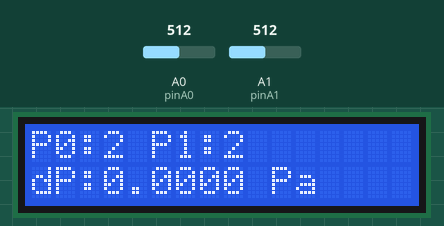
Simulated run of this sketch. Board: Arduino Uno, built with avr-gcc and run on an emulated ATmega328P. Shown: 16×2 character LCD. The test bench sets the inputs (shaded band); at power-on: A0 (pinA0) = 512, A1 (pinA1) = 512. What the sketch prints to the serial monitor is not drawn.

Above: at 1.2 s.
1.3 s: A0 (pinA0) set to 306
At 2.1 s:
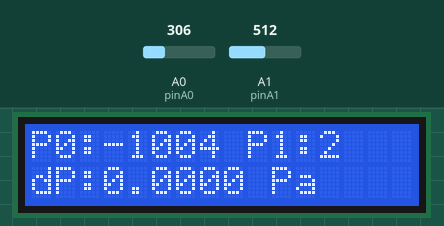
3.0 s: A1 (pinA1) set to 494
At 3.8 s:
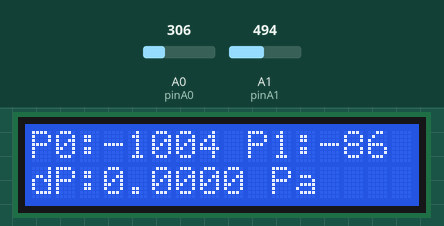
6.0 s: A1 (pinA1) set to 325
At 7.3 s:
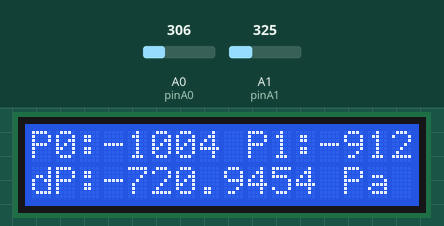
7.6 s: A1 (pinA1) set to 297
At 8.7 s:
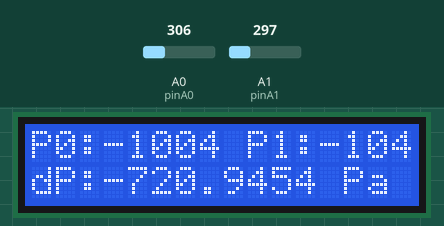
10.6 s: A0 (pinA0) set to 122
At 12.0 s:
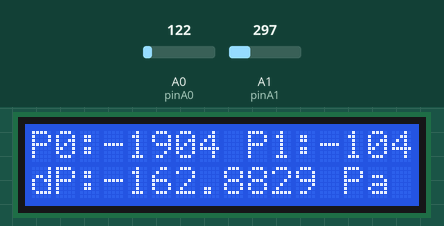
13.6 s: A1 (pinA1) set to 510
At 15.4 s:
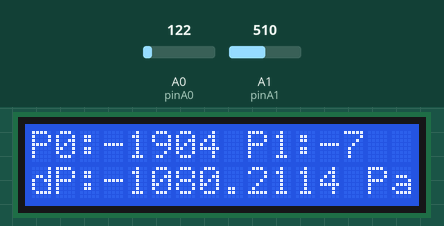
Timing chart, 0 to 16.9 s (numbered marks = the images above; inputs shaded):
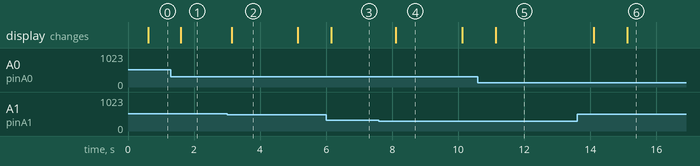

The sketch:

LCD_pressure_sensor_MPXV7002.ino
```cpp
#include <Wire.h>
#include <LiquidCrystal_I2C.h>

const int pinA0 = A0;
const int pinA1 = A1;
LiquidCrystal_I2C lcd(0x27, 16, 2);

const float Vs = 4.977;  // sensor supply voltage

// timing & accumulation
static unsigned long last500ms = 0;
static unsigned long last5s    = 0;
static float        diffSum    = 0.0;
static int          diffCount  = 0;
static float        avgDiff    = 0.0;

void setup() {
  Serial.begin(9600);
  lcd.init();
  lcd.backlight();

  unsigned long now = millis();
  last500ms = now;
  last5s    = now;
}

void loop() {
  unsigned long now = millis();

  // 1) read sensors
  float Vo0  = analogRead(pinA0) * (Vs / 1023.0);
  float P0   = (((Vo0 / Vs) - 0.5) / 0.2)*1000;
  float Vo1  = analogRead(pinA1) * (Vs / 1023.0);
  float P1   = (((Vo1 / Vs) - 0.5) / 0.2)*1000;
  float diff = P0 - P1;

  // 2) accumulate for 5s average
  diffSum  += diff;
  diffCount++;

  Serial.print(P0,3);
  Serial.print(",");
  Serial.print(P1,3);
  Serial.print(",");
  Serial.println(diff,3);


  // 3) every 5s: compute new avgDiff and reset
  if (now - last5s >= 5000) {
    avgDiff   = diffSum / diffCount;
    diffSum   = 0.0;
    diffCount = 0;
    last5s   += 5000;  // keep windows aligned
  }

  // 4) every 500ms: update LCD (and Serial if you like)
  if (now - last500ms >= 500) {
    last500ms += 500;

    lcd.clear();
    lcd.setCursor(0, 0);
    lcd.print("P0:");
    lcd.print(P0, 0);
    lcd.print(" P1:");
    lcd.print(P1, 0);

    lcd.setCursor(0, 1);
    lcd.print("dP:");
    lcd.print(avgDiff, 4);
    lcd.print(" Pa");
  }

  // small pause so we're around 10 Hz
  delay(50);
}
```

Measured:
- after the input at 1.3 s, the display: changes after 0.30 s (image 1)
- after the input at 3.0 s, the display: changes after 0.14 s (image 2)
- after the input at 6.0 s, the display: changes after 0.15 s (image 3)
- after the input at 10.6 s, the display: changes after 0.54 s (image 5)
- what the display in image 2 shows lasts 2.0 s, from 3.1 s to 5.1 s
